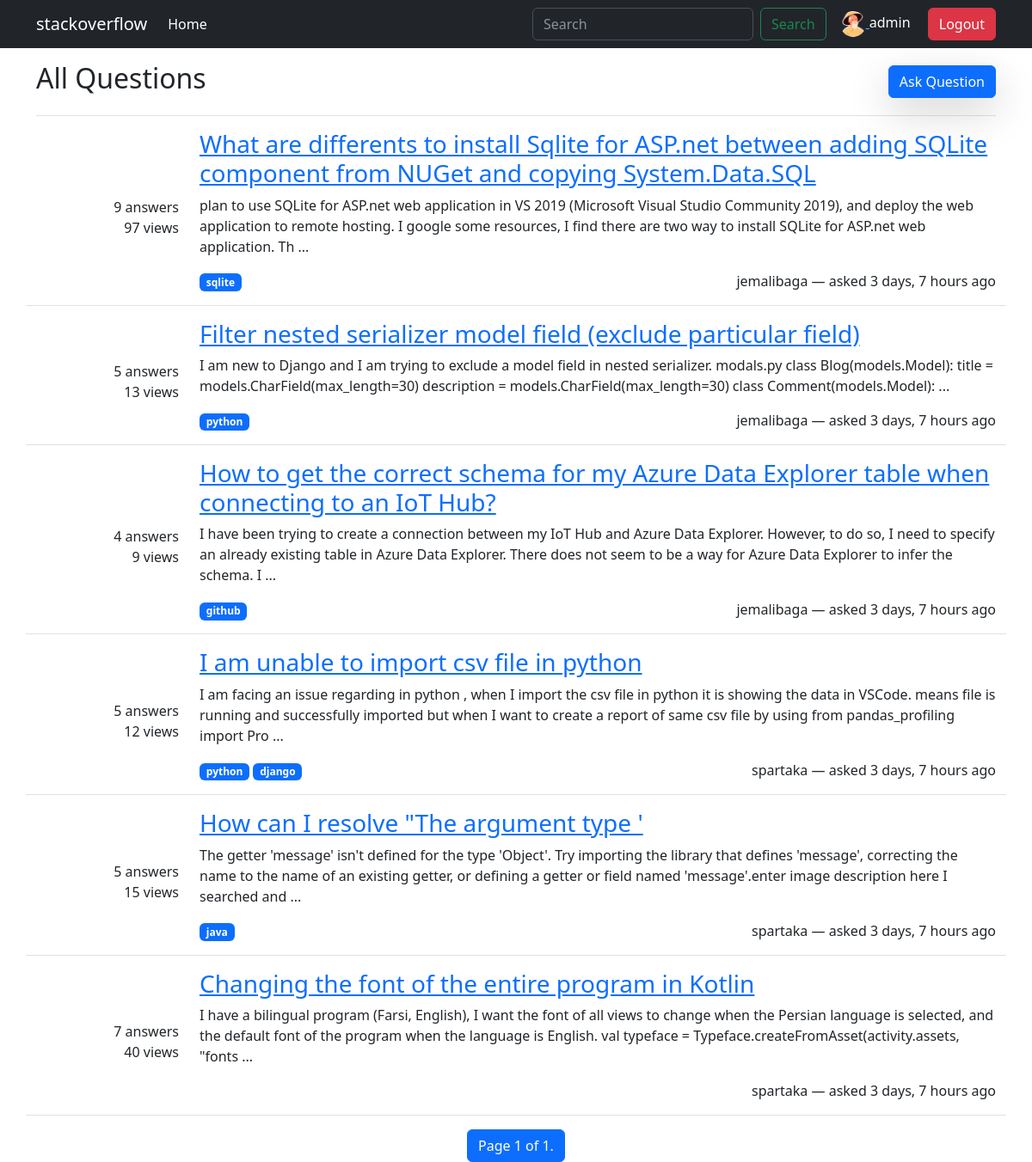
The app's page / (signed in) with its own data.
### users/models.py (models this page shows)
class User(AbstractUser):
    birth_date = models.DateField(blank=True, null=True)

class Profile(models.Model):
    user = models.OneToOneField(User, on_delete=models.CASCADE)
    icon = models.ImageField(upload_to='users_profile_pics/', blank=True)

### forum/models.py (models this page shows, shortened)
class Question(models.Model):
    user = models.ForeignKey(User, on_delete=models.CASCADE)
    title = models.CharField(max_length=120)
    text = models.TextField()
    create_time = models.DateTimeField(auto_now_add=True)
    modify_time = models. DateTimeField(auto_now=True)
    views = models.PositiveBigIntegerField(default=0, blank=True)

class Answer(models.Model):
    user = models.ForeignKey(User, on_delete=models.CASCADE)
    question = models.ForeignKey(Question, on_delete=models.CASCADE, related_name='answers')
    text = models.TextField()
    create_time = models.DateTimeField(auto_now_add=True)

class Tag(models.Model):
    name = models.CharField(max_length=120)
    question = models.ManyToManyField(Question, blank=True)

### forum/views.py (the view)
# urls.py: path('', HomeView.as_view(), name='home'),
class HomeView(ListView):
    model = Question
    template_name = 'forum/question_list.html'
    paginate_by = 6
    def get_queryset(self):
        return Question.objects \
        .filter(title__icontains=self.request.GET.get('q', "")) \
        .order_by('-create_time')
    def get_context_data(self, **kwargs):
        context = super().get_context_data(**kwargs)
        context['form'] = SearchForm(self.request.GET)
        return context

### forum/forms.py
class SearchForm(forms.Form):
    q = forms.CharField(max_length=120, widget=forms.TextInput(attrs={
                                        'type': "search",
                                        'class':"form-control me-2",
                                        'placeholder': "search"
    }))

### templates/forum/question_list.html (shortened to what this page needs)
{% extends 'base.html' %}
{% block content %}
<div class="mt-3 container">
    <div class="d-flex justify-content-between border-bottom pb-3 mb-3 align-items-center">
        <h2>All Questions</h2>
        <a href="{% url 'forum:question-add' %}" class="btn btn-primary shadow-lg">Ask Question</a>
    </div>
    <div>
        {% for question in question_list %}
        <div class="row border-bottom mb-3" id="question-{{ question.id }}">
            <div class="col d-flex flex-column justify-content-center text-end">
                <span>{{ question.answers.all|length }} answers</span>
                <span>{{ question.views }} views </span>
            </div>
            <div class="col-10">
                <h3><a href="{% url 'forum:question-detail' question.id %}">{{ question.title }}</a></h3>
                <p class="text-break">
                    {{ question.text|slice:255 }}
                    {% if question.text|length > 255 %}
                        ...
                    {% endif %}
                </p>
                <div class="d-flex justify-content-between">
                    <div>
                         {% for tag in question.tag_set.all %}
                            <span class="badge bg-primary">{{ tag.name }}</span>
                        {% endfor %}
                    </div>
                    <div>
                        <p>
                            {{ question.user.username }} &mdash; asked {{ question.create_time|timesince }} ago
                        </p>
                    </div>
                </div>
            </div>
        </div>
    {% endfor %}
    <div class="pagination text-center justify-content-center">
    <span class="step-links">
        <span class="current btn btn-primary btn-disabled">
            Page {{ page_obj.number }} of {{ page_obj.paginator.num_pages }}.
        </span>
    </span>
</div>
{% endblock content %}

### templates/base.html (shortened to what this page needs)
{% load static %}
<!DOCTYPE html>
<html lang="en">
<head>
    <link rel="stylesheet" href="{% static 'style.css' %}">
    <link href="https://cdn.jsdelivr.net/npm/bootstrap@5.3.0-alpha1/dist/css/bootstrap.min.css" rel="stylesheet">
</head>
<body>
    <nav class="navbar navbar-expand-lg bg-dark" data-bs-theme="dark">
        <div class="container">
          <a class="navbar-brand" href="{% url 'forum:home' %}">stackoverflow</a>
          <div class="collapse navbar-collapse" id="navbarSupportedContent">
            <ul class="navbar-nav me-auto mb-2 mb-lg-0">
              <li class="nav-item">
                <a class="nav-link active" aria-current="page" href="{% url 'forum:home' %}">Home</a>
              </li>
            </ul>
            <div class="d-flex justify-content-between">
              <div>
                <form action="{% url 'forum:home' %}" class="d-flex" role="search">
                 <input class="form-control me-2" name="q" type="search" placeholder="Search" aria-label="Search" value="{% if form.q.value %}{{ form.q.value }}{% endif %}">
                  <button class="btn btn-outline-success" type="submit">Search</button>
                </form>
              </div>
              <div class="text-white ms-3 dropdown">
                {% if request.user.is_authenticated %}
                    <a href = "{% url 'users:auth-profile' %}"><img width="30"
                        src="{{ request.user.profile.icon.url }}"
                        class="rounded-circle"
                        alt="{{ request.user.username }}-picture"> </a> {{ request.user.username }}
                      <a class="btn btn-danger ms-3" href="{% url 'users:auth-logout' %}">Logout</a>
                {% else %}
                    <a class="btn btn-primary ms-3" href="{% url 'users:auth-login' %}">Login</a>
                    <a class="btn btn-success ms-3" href="{% url 'users:auth-signup' %}">Sign up</a>
                {% endif %}
        </div>
    </nav>
    {% block content %}
    {% endblock content %}
</body>
</html>

### records on screen
User: user.profile.icon (picture), user.username "admin"
Question: answers.all|length "9", views "97", title "What are differents to install Sqlite for ASP.net between adding SQLite component from NUGet and copying System.Data.SQL", text "plan to use SQLite for ASP.net web application in VS 2019 (Microsoft Visual Studio Community 2019), and deploy the web application to remote hosting. I google some resources, I find there are two way to install SQLite for ASP.net web application. Th", user.username "jemalibaga", create_time "3 days, 7 hours"
Tag: name "sqlite"
Question: answers.all|length "5", views "13", title "Filter nested serializer model field (exclude particular field)", text "I am new to Django and I am trying to exclude a model field in nested serializer. modals.py class Blog(models.Model): title = models.CharField(max_length=30) description = models.CharField(max_length=30) class Comment(models.Model):", user.username "jemalibaga", create_time "3 days, 7 hours"
Tag: name "python"
Question: answers.all|length "4", views "9", title "How to get the correct schema for my Azure Data Explorer table when connecting to an IoT Hub?", text "I have been trying to create a connection between my IoT Hub and Azure Data Explorer. However, to do so, I need to specify an already existing table in Azure Data Explorer. There does not seem to be a way for Azure Data Explorer to infer the schema. I", user.username "jemalibaga", create_time "3 days, 7 hours"
Tag: name "github"
Question: answers.all|length "5", views "12", title "I am unable to import csv file in python", text "I am facing an issue regarding in python , when I import the csv file in python it is showing the data in VSCode. means file is running and successfully imported but when I want to create a report of same csv file by using from pandas_profiling import Pro", user.username "spartaka", create_time "3 days, 7 hours"
Tag: name "python"
Tag: name "django"
Question: answers.all|length "5", views "15", title "How can I resolve \"The argument type '", text "The getter 'message' isn't defined for the type 'Object'. Try importing the library that defines 'message', correcting the name to the name of an existing getter, or defining a getter or field named 'message'.enter image description here I searched and", user.username "spartaka", create_time "3 days, 7 hours"
Tag: name "java"
Question: answers.all|length "7", views "40", title "Changing the font of the entire program in Kotlin", text "I have a bilingual program (Farsi, English), I want the font of all views to change when the Persian language is selected, and the default font of the program when the language is English. val typeface = Typeface.createFromAsset(activity.assets, \"fonts", user.username "spartaka", create_time "3 days, 7 hours"

### other values on screen
{{ page_obj.number }} "1"
{{ page_obj.paginator.num_pages }} "1"
